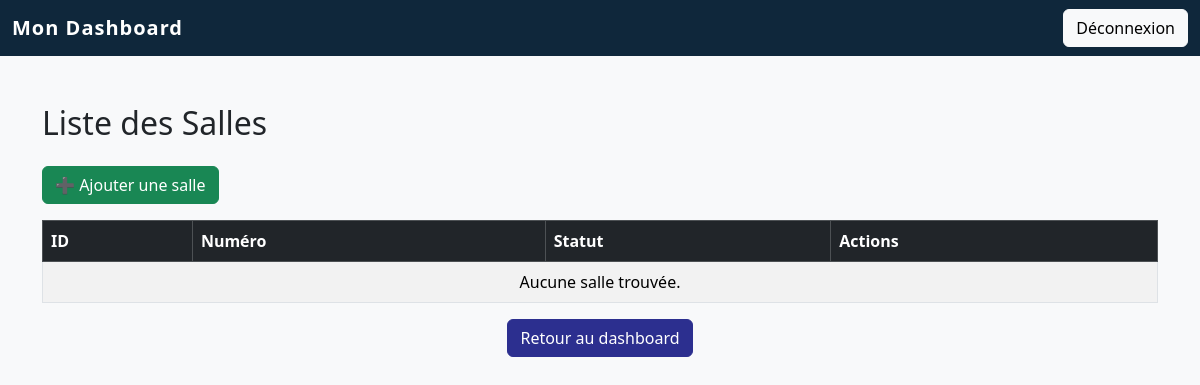
The app's page /Html/liste_salle_admin.php, older data.
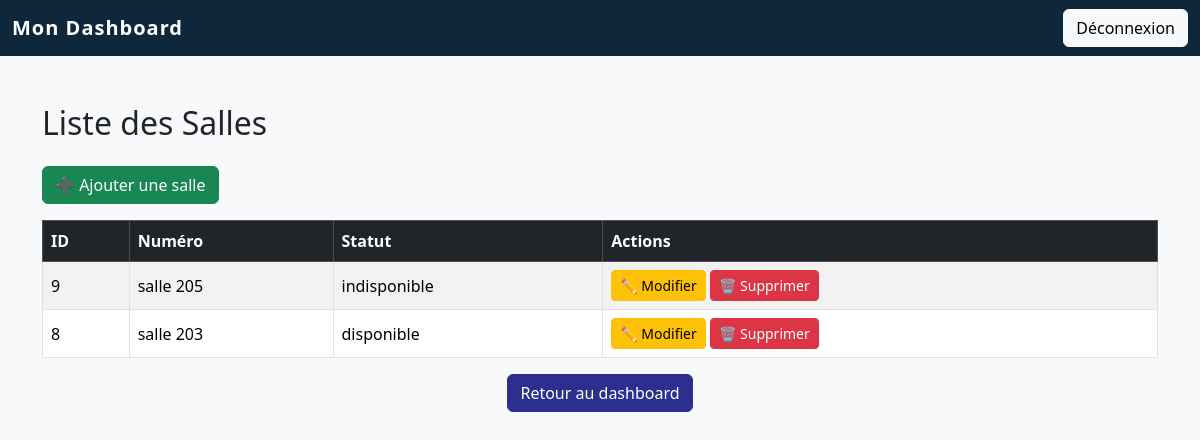
The same page, newer data.
### tables this page shows
CREATE TABLE `salle` (
  `id` int(11) NOT NULL,
  `nom` varchar(50) DEFAULT NULL,
  `statut` varchar(50) DEFAULT NULL
);

### php/liste.php (called while the page is built, shortened)
<?php
function getRoom($pdo) {
    try {
        $stmt = $pdo->query("SELECT * FROM salle ORDER BY id DESC");
        return $stmt->fetchAll(PDO::FETCH_ASSOC);
    } catch (PDOException $e) {
        die("Erreur : " . $e->getMessage());
    }
}

### Html/liste_salle_admin.php (the view, shortened to what this page needs)
<?php
require_once '../php/liste.php';
$salle = getRoom($pdo);
?>
<!DOCTYPE html>
<html lang="fr">
<head>
    <link href="https://cdn.jsdelivr.net/npm/bootstrap@5.3.3/dist/css/bootstrap.min.css" rel="stylesheet">
    <link rel="stylesheet" href="../css/style.css">
</head>
<body class="bg-light">
<nav class="navbar navbar-expand-lg navbar-dark bg-primary">
  <div class="container-fluid">
    <a class="navbar-brand" href="#">Mon Dashboard</a>
    <div class="d-flex">
      <a href="..\php\logout.php" class="btn btn-light">Déconnexion</a>
    </div>
  </div>
</nav>
<div class="container mt-5">
    <h2 class="mb-4">Liste des Salles</h2>
    <a href="ajout_salle.php" class="btn btn-success mb-3">➕ Ajouter une salle</a>
    <div class="table-responsive">
        <table class="table table-bordered table-striped align-middle">
            <thead class="table-dark">
                <tr>
                    <th>ID</th>
                    <th>Numéro</th>
                    <th>Statut</th>
                    <th>Actions</th>
                </tr>
            </thead>
            <tbody>
                <?php if (count($salle) > 0): ?>
                    <?php foreach ($salle as $s): ?>
                        <tr>
                            <td><?= htmlspecialchars($s['id']) ?></td>
                            <td><?= htmlspecialchars($s['nom']) ?></td>
                            <td><?= htmlspecialchars($s['statut']) ?></td>
                            <td>
                                <a href="modifier_salle.php?id=<?= $s['id'] ?>" class="btn btn-sm btn-warning">✏️ Modifier</a>
                                <a href="../php/supprimer_salle.php?id=<?= $s['id'] ?>" class="btn btn-sm btn-danger" onclick="return confirmerSuppression();">🗑️ Supprimer</a>
                            </td>
                        </tr>
                    <?php endforeach; ?>
                <?php else: ?>
                    <tr><td colspan="4" class="text-center">Aucune salle trouvée.</td></tr>
                <?php endif; ?>
            </tbody>
        </table>
    </div>
    <div class="text-center">
        <a href="dashboard.php" class="btn btn-primary">Retour au dashboard</a>
    </div>
</div>
</body>
</html>

Row changes from the older to the newer data that the page shows:
added salle: id "9", nom "salle 205", statut "indisponible"
added salle: id "8", nom "salle 203", statut "disponible"
Text that changed along with them:
text no longer shown: "Aucune salle trouvée."
